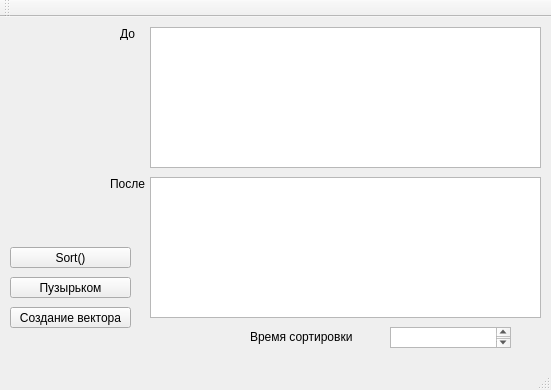
<?xml version="1.0" encoding="UTF-8"?>
<ui version="4.0">
 <class>MainWindow</class>
 <widget class="QMainWindow" name="MainWindow">
  <property name="geometry">
   <rect>
    <x>0</x>
    <y>0</y>
    <width>551</width>
    <height>390</height>
   </rect>
  </property>
  <property name="windowTitle">
   <string>MainWindow</string>
  </property>
  <widget class="QWidget" name="centralWidget">
   <widget class="QPushButton" name="bubble">
    <property name="geometry">
     <rect>
      <x>10</x>
      <y>260</y>
      <width>121</width>
      <height>21</height>
     </rect>
    </property>
    <property name="text">
     <string>Пузырьком</string>
    </property>
   </widget>
   <widget class="QPushButton" name="sort">
    <property name="geometry">
     <rect>
      <x>10</x>
      <y>230</y>
      <width>121</width>
      <height>21</height>
     </rect>
    </property>
    <property name="text">
     <string>Sort()</string>
    </property>
   </widget>
   <widget class="QPushButton" name="generation">
    <property name="geometry">
     <rect>
      <x>10</x>
      <y>290</y>
      <width>121</width>
      <height>21</height>
     </rect>
    </property>
    <property name="text">
     <string>Создание вектора</string>
    </property>
   </widget>
   <widget class="QTextEdit" name="before">
    <property name="geometry">
     <rect>
      <x>150</x>
      <y>10</y>
      <width>391</width>
      <height>141</height>
     </rect>
    </property>
   </widget>
   <widget class="QTextEdit" name="after">
    <property name="geometry">
     <rect>
      <x>150</x>
      <y>160</y>
      <width>391</width>
      <height>141</height>
     </rect>
    </property>
   </widget>
   <widget class="QLabel" name="label">
    <property name="geometry">
     <rect>
      <x>120</x>
      <y>10</y>
      <width>46</width>
      <height>13</height>
     </rect>
    </property>
    <property name="text">
     <string>До</string>
    </property>
   </widget>
   <widget class="QLabel" name="label_2">
    <property name="geometry">
     <rect>
      <x>110</x>
      <y>160</y>
      <width>46</width>
      <height>13</height>
     </rect>
    </property>
    <property name="text">
     <string>После</string>
    </property>
   </widget>
   <widget class="QTextEdit" name="tme">
    <property name="geometry">
     <rect>
      <x>390</x>
      <y>310</y>
      <width>121</width>
      <height>21</height>
     </rect>
    </property>
   </widget>
   <widget class="QLabel" name="label_3">
    <property name="geometry">
     <rect>
      <x>250</x>
      <y>310</y>
      <width>121</width>
      <height>20</height>
     </rect>
    </property>
    <property name="text">
     <string>Время сортировки</string>
    </property>
   </widget>
  </widget>
  <widget class="QMenuBar" name="menuBar">
   <property name="geometry">
    <rect>
     <x>0</x>
     <y>0</y>
     <width>551</width>
     <height>19</height>
    </rect>
   </property>
  </widget>
  <widget class="QToolBar" name="mainToolBar">
   <attribute name="toolBarArea">
    <enum>TopToolBarArea</enum>
   </attribute>
   <attribute name="toolBarBreak">
    <bool>false</bool>
   </attribute>
  </widget>
  <widget class="QStatusBar" name="statusBar"/>
 </widget>
 <layoutdefault spacing="6" margin="11"/>
 <resources/>
 <connections/>
</ui>
